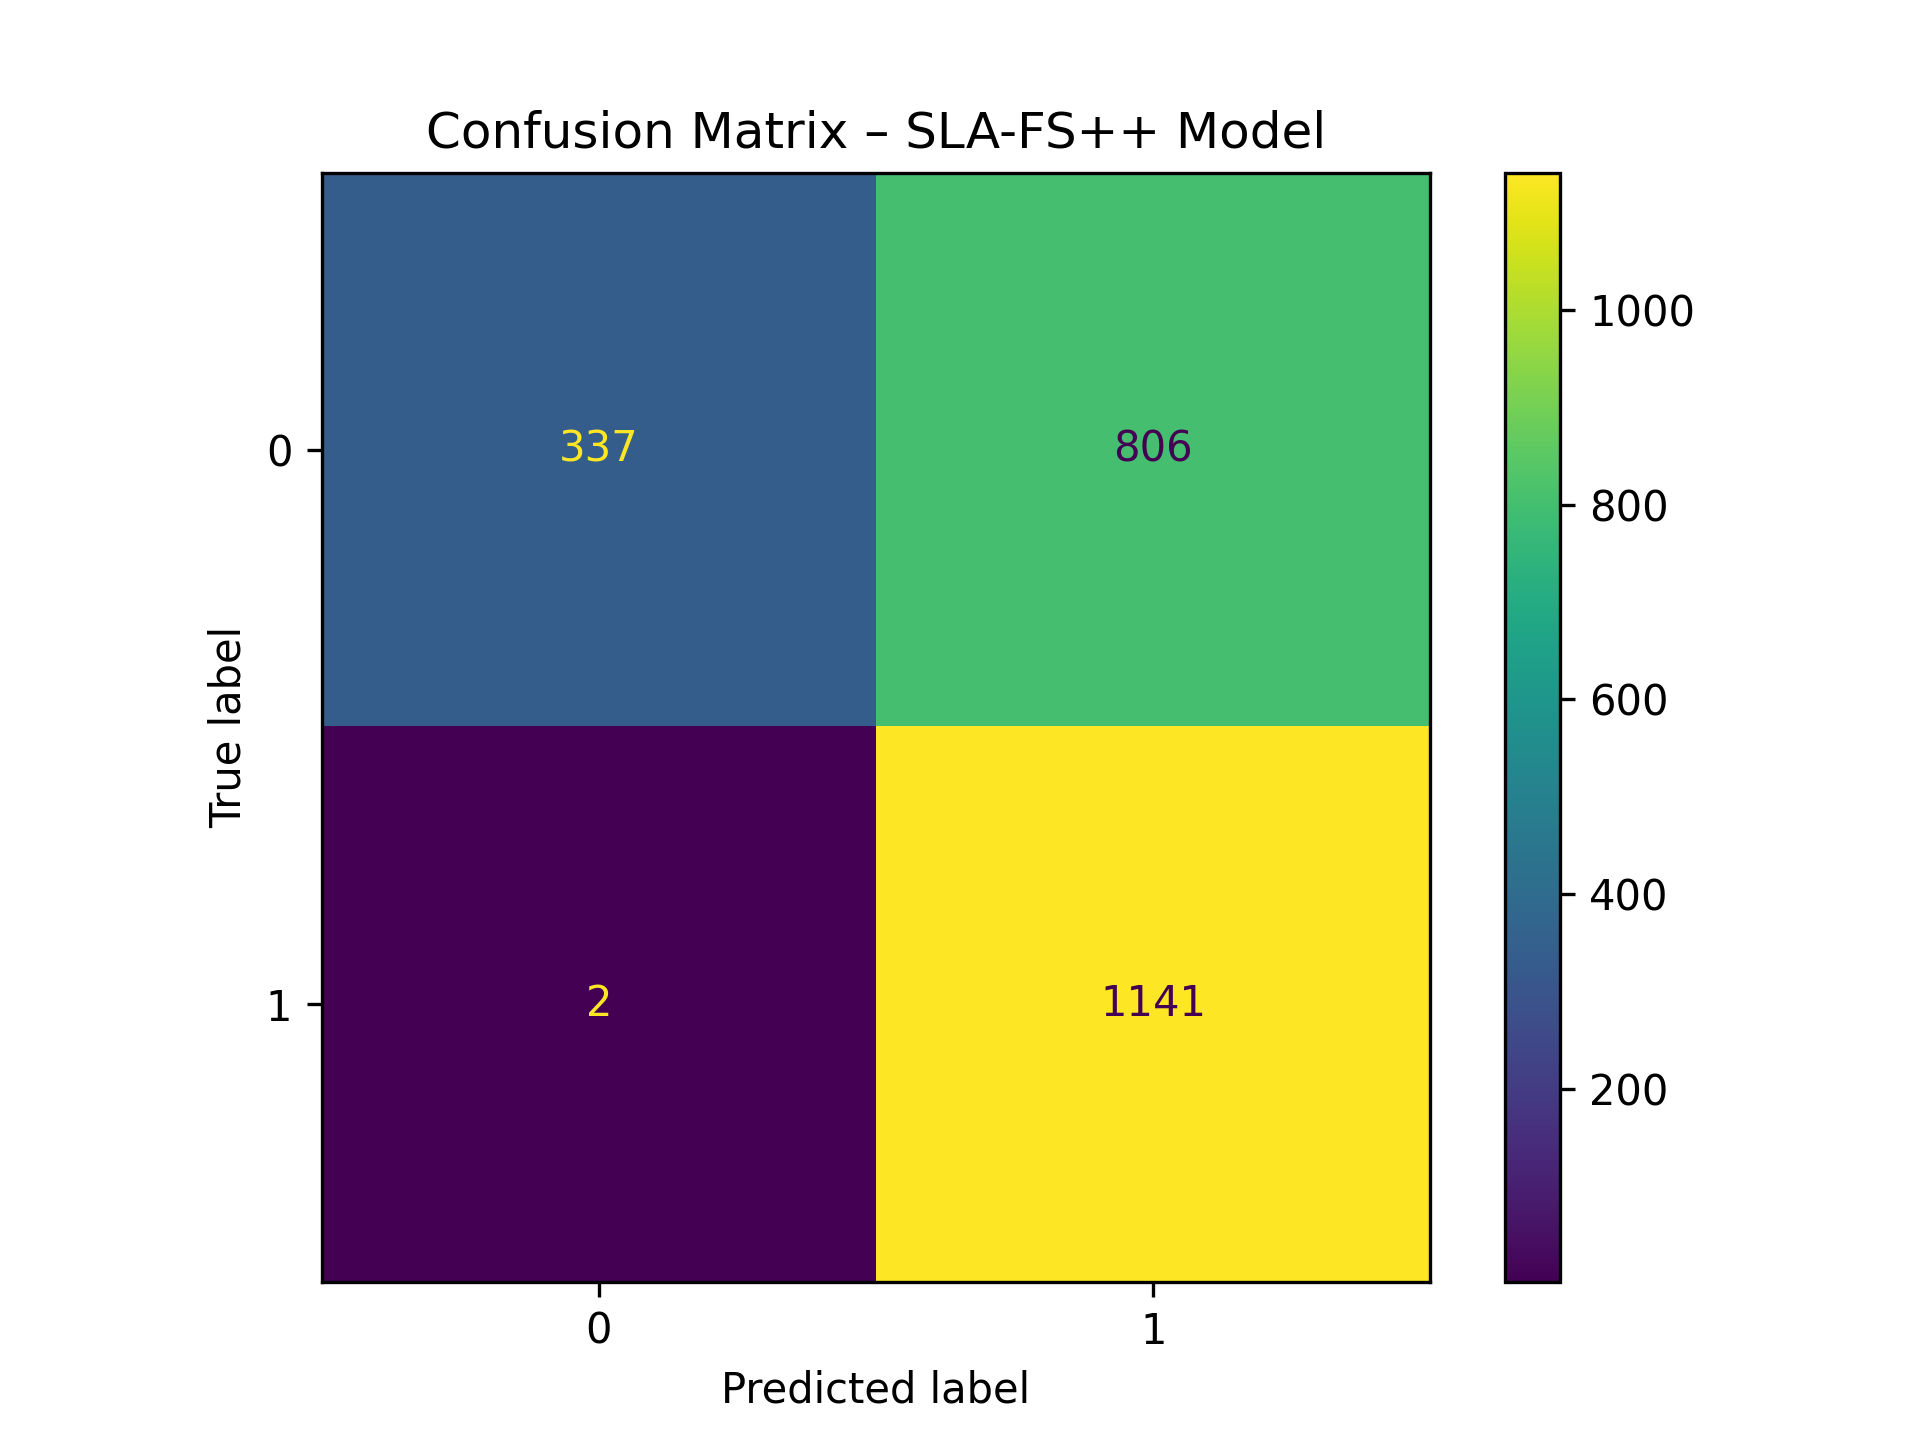

Source code (Python):
import sys
from pathlib import Path

# -------------------------------------------------
# Fix import path so 'src' works
# -------------------------------------------------
ROOT = Path(__file__).resolve().parent.parent
sys.path.append(str(ROOT))

import joblib
import pandas as pd
import matplotlib.pyplot as plt
from sklearn.metrics import confusion_matrix, ConfusionMatrixDisplay
from src.data_prep import load_data, prepare_data

# -------------------------------------------------
# 1. Load dataset
# -------------------------------------------------
df = load_data()
X_train, X_test, y_train, y_test, scaler = prepare_data(df)

# -------------------------------------------------
# 2. Load final SLA model
# -------------------------------------------------
model_data = joblib.load(ROOT / "models" / "sla_model.pkl")
model = model_data["model"]
sel_features = model_data["features"]

# -------------------------------------------------
# 3. Convert test set to DataFrame with names
# -------------------------------------------------
X_test_df = pd.DataFrame(X_test, columns=scaler.feature_names_in_)

# -------------------------------------------------
# 4. Scale ALL features (same as training)
# -------------------------------------------------
X_test_scaled_all = scaler.transform(X_test_df)

X_test_scaled_df = pd.DataFrame(
    X_test_scaled_all,
    columns=scaler.feature_names_in_
)

# -------------------------------------------------
# 5. Select SLA features
# -------------------------------------------------
X_test_scaled_sel = X_test_scaled_df[sel_features]

# -------------------------------------------------
# 6. Predict
# -------------------------------------------------
preds = model.predict(X_test_scaled_sel.values)

# -------------------------------------------------
# 7. Confusion Matrix
# -------------------------------------------------
cm = confusion_matrix(y_test, preds)
disp = ConfusionMatrixDisplay(confusion_matrix=cm)
disp.plot()

plt.title("Confusion Matrix – SLA-FS++ Model")

plots_dir = ROOT / "plots"
plots_dir.mkdir(exist_ok=True)

plt.savefig(plots_dir / "confusion_matrix.png", dpi=300)
plt.close()

print("[INFO] Confusion matrix saved to plots/confusion_matrix.png")
